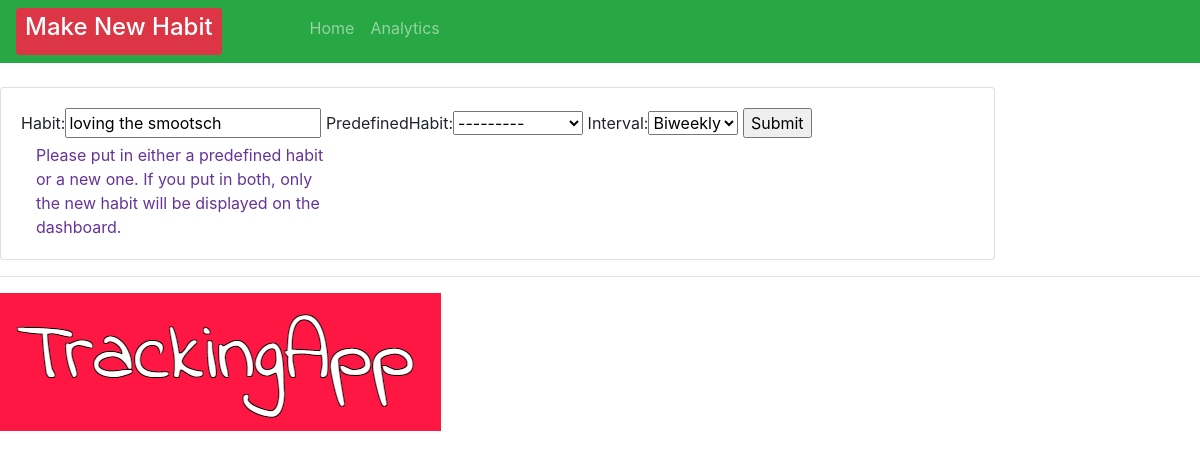
Page /update_habit/1 on the earlier database version.
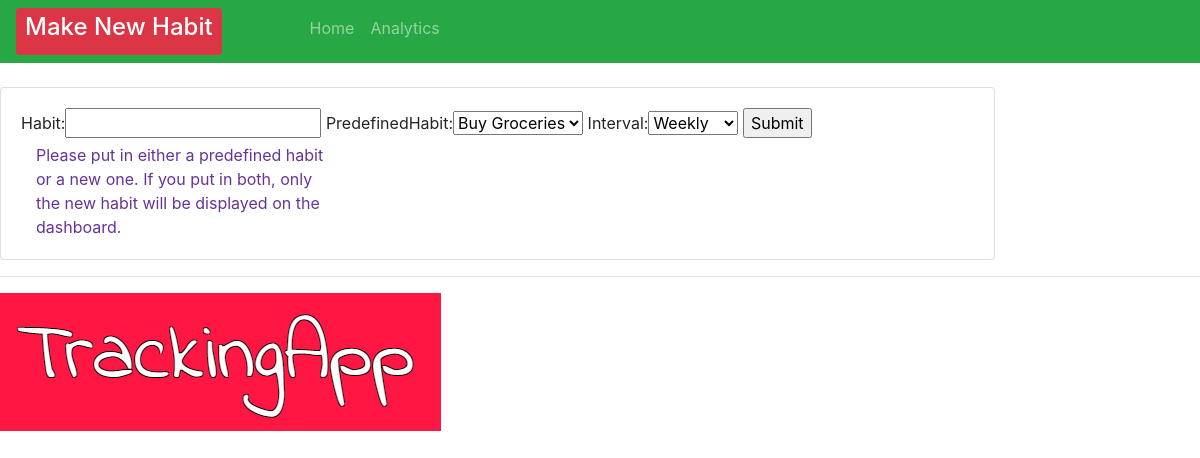
Same page on the later database version.
### crm/models.py (models this page shows, shortened)
class Order(models.Model):
    INTERVAL = (
            ('Daily', 'Daily'),
            ('Weekly', 'Weekly' ),
            ('Biweekly', 'Biweekly'),
            ('Monthly', 'Monthly'),
            )
    HABIT = (
        ('Call Mum', 'Call Mum'),
        ('Workout', 'Workout'),
        ('Buy Groceries', 'Buy Groceries'),
        ('Study Maths', 'Study Maths'),
        ('Meditate', 'Meditate'),
    )
    CHECK = (
        ('Check', 'Check'),
    )
    habit = models.CharField(max_length=200, null=True, blank=True)
    predefinedHabit = models.CharField(max_length=200, null=True, choices=HABIT, blank=True)
    interval = models.CharField(max_length=400, null=True, choices=INTERVAL)
    checked = models.IntegerField(blank=True, default=1)

### crm/views.py (the view)
# urls.py: path('update_habit/<str:pk>', views.updateHabit, name="update_habit"),
def updateHabit(request, pk):
    order = Order.objects.get(id=pk)
    form = OrderForm(instance=order)
    if request.method == 'POST' :
        form = OrderForm(request.POST, instance=order)
    if form.is_valid():
        form.save()
        return redirect('/')
    context = {'form': form}
    return render(request, 'habit/order_form.html', context)

### crm/forms.py
class OrderForm(ModelForm):
    class Meta:
        model = Order
        fields = ['habit', 'predefinedHabit', 'interval']

### crm/templates/habit/order_form.html (shortened to what this page needs)
{% extends 'habit/main.html' %}
{% load static %}
{% block content %}
<br>
<div class="row">
    <div class="col-md-10">
        <div class="card card-body">
            <form action="" method="POST">
                {{form}}
                <input type="submit" name="Submit">
               <div class="col-md-4" style="color: rebeccapurple;">Please put in either a predefined habit or a new one. If you put in both, only the new habit will be displayed on the dashboard.</div>
            </form>
        </div>
    </div>
</div>
{%endblock%}

Differences in the rows shown:
changed Order: habit "loving the smootsch" → (not shown); predefinedHabit "---------" → "Buy Groceries"; interval "Biweekly" → "Weekly"
